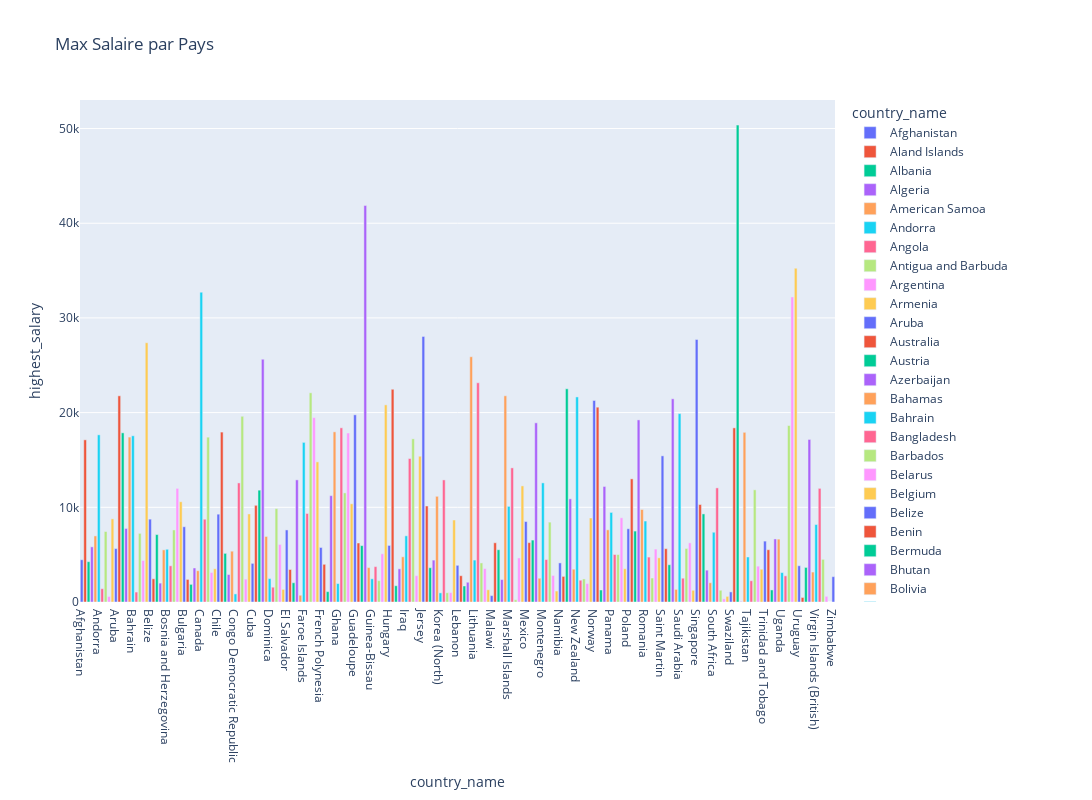

The code cell stored with this chart in its notebook:
### Code cell
import plotly.express as px

fig1 = px.bar(df, x = "country_name", y = "highest_salary", color='country_name',
             width=1100, height=800, title="Max Salaire par Pays", )
fig1.show()
